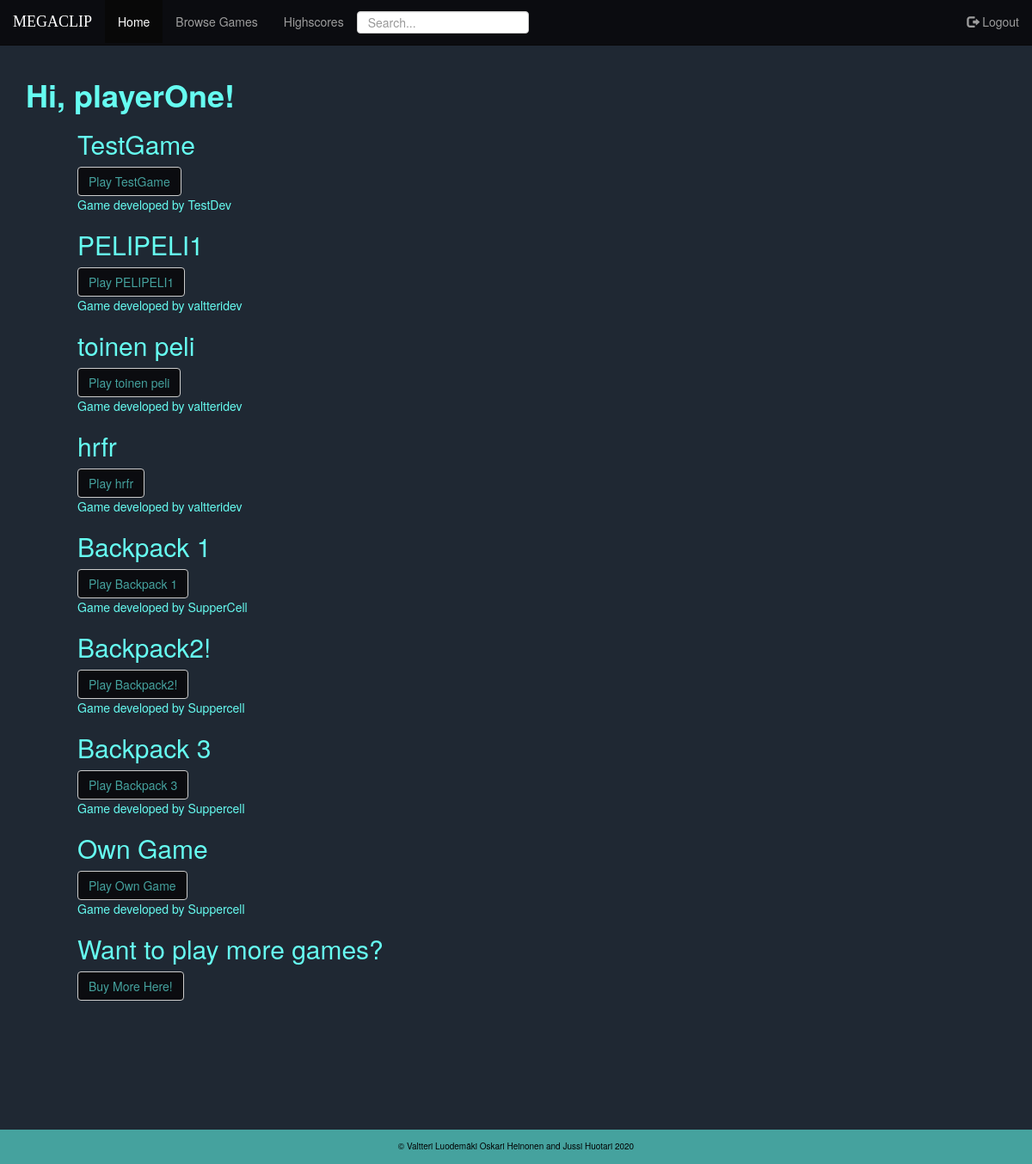
The app's page / (signed in) with its own data.
### users/models.py (models this page shows)
class CustomUser(AbstractUser):
    usertype = models.CharField(max_length=10,default="['player']")
    games = models.ManyToManyField('gamestore.Game')
    test = models.CharField(max_length=10, choices=usertypes)
    def __str__(self):
        return self.username

### gamestore/models.py (models this page shows, shortened)
class Game(models.Model):
    name = models.CharField(max_length=255, primary_key=True, unique=True)
    url = models.URLField(max_length=255)
    price = models.DecimalField(max_digits=20, decimal_places=2)
    developer = models.ForeignKey('users.CustomUser', on_delete=models.CASCADE, null=True)

### gamestore/views.py (the view)
# urls.py: path('', views.home, name='home'),
def home(request):
    context = {
        'games' :Game.objects.all(),
        'home_page' : 'active'
    }
    return render(request, "home.html", context)

### templates/home.html (shortened to what this page needs)
{% extends 'base.html' %}
{% block content %}
{% if user.is_authenticated %}
<h1><strong>Hi, {{user.username}}!</strong></h1>
<div class="cont-2">
  {% if user.usertype == "['dev']" %}
  {% for game in games %}
    {% if game.developer == user  %}
      <h2>{{game.name}}</h2>
      <a href="{% url 'game-detail' game.name %}"> Visit {{ game.name }} detail page</a> <br>
    {% endif %}
  {% endfor %}
  {% else %}
    {% for game in games %}
      {% if game in user.games.all  %}
        <h2>{{game.name}}</h2>
        <a href="{% url 'game-detail' game.name %}" class="btn btn-default">Play {{ game.name }}</a> <br>
        <p>Game developed by {{ game.developer }}</p>
      {% endif %}
    {% endfor %}
      <h2>Want to play more games?</h2>
      <a href="{% url 'browse_games' %}" class="btn btn-default"> Buy More Here!</a>
    {% endif %}
</div>
{% else %}
  <p>You are not logged in</p>
  <a href="{% url 'login' %}" class="btn btn-default">Login</a>
  <a href="{% url 'signup' %}" class="btn btn-default">Register</a>
{% endif %}
{% endblock content %}

### static/gamestore/style.css (style rules this page uses)
body { background: #1F2833 ; display: flex; flex-direction: column; position: relative; min-height: 100vh; color: #66FCF1 ; }
.btn { color: #45A29E; background: #0B0C10; }
.cont-2 { padding-left: 60px; padding-bottom: 40px; }

### records on screen
CustomUser: username "playerOne"
Game: name "TestGame", developer "TestDev"
Game: name "PELIPELI1", developer "valtteridev"
Game: name "toinen peli", developer "valtteridev"
Game: name "hrfr", developer "valtteridev"
Game: name "Backpack 1", developer "SupperCell"
Game: name "Backpack2!", developer "Suppercell"
Game: name "Backpack 3", developer "Suppercell"
Game: name "Own Game", developer "Suppercell"
